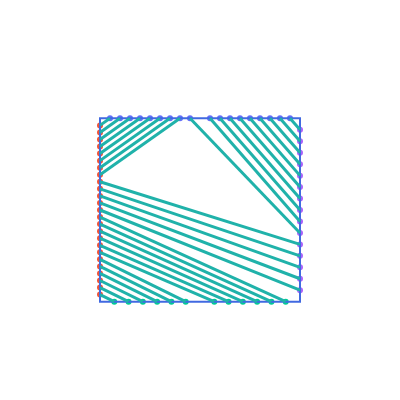
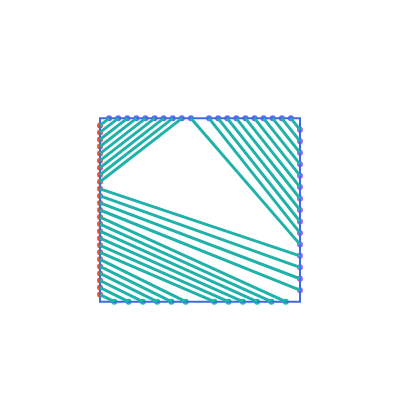
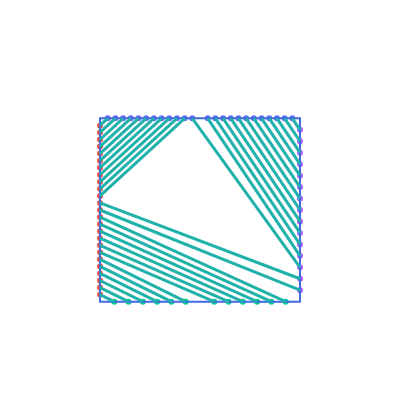

The code cell stored with these charts, in order, in its notebook:
### Code cell
b,r = ri(1,10), ri(1,10)
print(b,r)
seq = []
for t in range(1, 2*(b+r)+2):
    try:
        sqr = Square([t,b+r-1,b,r])
        num = cc(sqr)
        if len(seq) > 0 and num != seq[-1]:
            print(seq[-1], num)
            sqr.graphic().show() 
    except: 
        num = 0
    seq += [ num ]
print(seq)

### Figure 1 — Plotly figure (JSON) as saved in the notebook; plotly's stock layout.template omitted (floating-point values rounded to 4 significant figures)
{"data": [{"mode": "markers", "type": "scatter", "x": [-9, -8, -7, -6, -5, -4, -3, -2, -1, 1, 2, 3, 4, 5, 6, 7, 8, 9], "y": [10, 10, 10, 10, 10, 10, 10, 10, 10, 10, 10, 10, 10, 10, 10, 10, 10, 10]}, {"mode": "markers", "type": "scatter", "x": [-10, -10, -10, -10, -10, -10, -10, -10, -10, -10, -10, -10, -10, -10, -10, -10, -10, -10, -10, -10, -10, -10, -10, -10, -10], "y": [9.231, 8.462, 7.692, 6.923, 6.154, 5.385, 4.615, 3.846, 3.077, 2.308, 1.538, 0.7692, 0, -0.7692, -1.538, -2.308, -3.077, -3.846, -4.615, -5.385, -6.154, -6.923, -7.692, -8.462, -9.231]}, {"mode": "markers", "type": "scatter", "x": [-8.571, -7.143, -5.714, -4.286, -2.857, -1.429, 1.429, 2.857, 4.286, 5.714, 7.143, 8.571], "y": [-10, -10, -10, -10, -10, -10, -10, -10, -10, -10, -10, -10]}, {"mode": "markers", "type": "scatter", "x": [10, 10, 10, 10, 10, 10, 10, 10, 10, 10, 10, 10, 10, 10, 10], "y": [-8.75, -7.5, -6.25, -5, -3.75, -2.5, -1.25, 0, 1.25, 2.5, 3.75, 5, 6.25, 7.5, 8.75]}], "layout": {"height": 400, "plot_bgcolor": "white", "shapes": [{"line": {"color": "RoyalBlue"}, "type": "rect", "x0": 10, "x1": -10, "y0": 10, "y1": -10}, {"line": {"color": "LightSeaGreen", "width": 3}, "type": "line", "x0": -9, "x1": -10, "y0": 10, "y1": 9.231}, {"line": {"color": "LightSeaGreen", "width": 3}, "type": "line", "x0": -8, "x1": -10, "y0": 10, "y1": 8.462}, {"line": {"color": "LightSeaGreen", "width": 3}, "type": "line", "x0": -7, "x1": -10, "y0": 10, "y1": 7.692}, {"line": {"color": "LightSeaGreen", "width": 3}, "type": "line", "x0": -6, "x1": -10, "y0": 10, "y1": 6.923}, {"line": {"color": "LightSeaGreen", "width": 3}, "type": "line", "x0": -5, "x1": -10, "y0": 10, "y1": 6.154}, {"line": {"color": "LightSeaGreen", "width": 3}, "type": "line", "x0": -4, "x1": -10, "y0": 10, "y1": 5.385}, {"line": {"color": "LightSeaGreen", "width": 3}, "type": "line", "x0": -3, "x1": -10, "y0": 10, "y1": 4.615}, {"line": {"color": "LightSeaGreen", "width": 3}, "type": "line", "x0": -2, "x1": -10, "y0": 10, "y1": 3.846}, {"line": {"color": "LightSeaGreen", "width": 3}, "type": "line", "x0": -10, "x1": -8.571, "y0": -9.231, "y1": -10}, {"line": {"color": "LightSeaGreen", "width": 3}, "type": "line", "x0": -10, "x1": -7.143, "y0": -8.462, "y1": -10}, {"line": {"color": "LightSeaGreen", "width": 3}, "type": "line", "x0": -10, "x1": -5.714, "y0": -7.692, "y1": -10}, {"line": {"color": "LightSeaGreen", "width": 3}, "type": "line", "x0": -10, "x1": -4.286, "y0": -6.923, "y1": -10}, {"line": {"color": "LightSeaGreen", "width": 3}, "type": "line", "x0": -10, "x1": -2.857, "y0": -6.154, "y1": -10}, {"line": {"color": "LightSeaGreen", "width": 3}, "type": "line", "x0": -10, "x1": -1.429, "y0": -5.385, "y1": -10}, {"line": {"color": "LightSeaGreen", "width": 3}, "type": "line", "x0": -10, "x1": 1.429, "y0": -4.615, "y1": -10}, {"line": {"color": "LightSeaGreen", "width": 3}, "type": "line", "x0": -10, "x1": 2.857, "y0": -3.846, "y1": -10}, {"line": {"color": "LightSeaGreen", "width": 3}, "type": "line", "x0": -10, "x1": 4.286, "y0": -3.077, "y1": -10}, {"line": {"color": "LightSeaGreen", "width": 3}, "type": "line", "x0": -10, "x1": 5.714, "y0": -2.308, "y1": -10}, {"line": {"color": "LightSeaGreen", "width": 3}, "type": "line", "x0": -10, "x1": 7.143, "y0": -1.538, "y1": -10}, {"line": {"color": "LightSeaGreen", "width": 3}, "type": "line", "x0": -10, "x1": 8.571, "y0": -0.7692, "y1": -10}, {"line": {"color": "LightSeaGreen", "width": 3}, "type": "line", "x0": -10, "x1": 10, "y0": 0, "y1": -8.75}, {"line": {"color": "LightSeaGreen", "width": 3}, "type": "line", "x0": -10, "x1": 10, "y0": 0.7692, "y1": -7.5}, {"line": {"color": "LightSeaGreen", "width": 3}, "type": "line", "x0": -10, "x1": 10, "y0": 1.538, "y1": -6.25}, {"line": {"color": "LightSeaGreen", "width": 3}, "type": "line", "x0": -10, "x1": 10, "y0": 2.308, "y1": -5}, {"line": {"color": "LightSeaGreen", "width": 3}, "type": "line", "x0": -10, "x1": 10, "y0": 3.077, "y1": -3.75}, {"line": {"color": "LightSeaGreen", "width": 3}, "type": "line", "x0": -1, "x1": 10, "y0": 10, "y1": -2.5}, {"line": {"color": "LightSeaGreen", "width": 3}, "type": "line", "x0": 1, "x1": 10, "y0": 10, "y1": -1.25}, {"line": {"color": "LightSeaGreen", "width": 3}, "type": "line", "x0": 2, "x1": 10, "y0": 10, "y1": 0}, {"line": {"color": "LightSeaGreen", "width": 3}, "type": "line", "x0": 3, "x1": 10, "y0": 10, "y1": 1.25}, {"line": {"color": "LightSeaGreen", "width": 3}, "type": "line", "x0": 4, "x1": 10, "y0": 10, "y1": 2.5}, {"line": {"color": "LightSeaGreen", "width": 3}, "type": "line", "x0": 5, "x1": 10, "y0": 10, "y1": 3.75}, {"line": {"color": "LightSeaGreen", "width": 3}, "type": "line", "x0": 6, "x1": 10, "y0": 10, "y1": 5}, {"line": {"color": "LightSeaGreen", "width": 3}, "type": "line", "x0": 7, "x1": 10, "y0": 10, "y1": 6.25}, {"line": {"color": "LightSeaGreen", "width": 3}, "type": "line", "x0": 8, "x1": 10, "y0": 10, "y1": 7.5}, {"line": {"color": "LightSeaGreen", "width": 3}, "type": "line", "x0": 9, "x1": 10, "y0": 10, "y1": 8.75}], "showlegend": false, "width": 400, "xaxis": {"range": [-12, 12], "showgrid": false, "showticklabels": false, "type": "linear", "zeroline": false}, "yaxis": {"range": [-12, 12], "showgrid": false, "showticklabels": false, "type": "linear", "zeroline": false}}}

### Figure 2 — Plotly figure (JSON) as saved in the notebook; plotly's stock layout.template omitted (floating-point values rounded to 4 significant figures)
{"data": [{"mode": "markers", "type": "scatter", "x": [-9.091, -8.182, -7.273, -6.364, -5.455, -4.545, -3.636, -2.727, -1.818, -0.9091, 0.9091, 1.818, 2.727, 3.636, 4.545, 5.455, 6.364, 7.273, 8.182, 9.091], "y": [10, 10, 10, 10, 10, 10, 10, 10, 10, 10, 10, 10, 10, 10, 10, 10, 10, 10, 10, 10]}, {"mode": "markers", "type": "scatter", "x": [-10, -10, -10, -10, -10, -10, -10, -10, -10, -10, -10, -10, -10, -10, -10, -10, -10, -10, -10, -10, -10, -10, -10, -10, -10], "y": [9.231, 8.462, 7.692, 6.923, 6.154, 5.385, 4.615, 3.846, 3.077, 2.308, 1.538, 0.7692, 0, -0.7692, -1.538, -2.308, -3.077, -3.846, -4.615, -5.385, -6.154, -6.923, -7.692, -8.462, -9.231]}, {"mode": "markers", "type": "scatter", "x": [-8.571, -7.143, -5.714, -4.286, -2.857, -1.429, 1.429, 2.857, 4.286, 5.714, 7.143, 8.571], "y": [-10, -10, -10, -10, -10, -10, -10, -10, -10, -10, -10, -10]}, {"mode": "markers", "type": "scatter", "x": [10, 10, 10, 10, 10, 10, 10, 10, 10, 10, 10, 10, 10, 10, 10], "y": [-8.75, -7.5, -6.25, -5, -3.75, -2.5, -1.25, 0, 1.25, 2.5, 3.75, 5, 6.25, 7.5, 8.75]}], "layout": {"height": 400, "plot_bgcolor": "white", "shapes": [{"line": {"color": "RoyalBlue"}, "type": "rect", "x0": 10, "x1": -10, "y0": 10, "y1": -10}, {"line": {"color": "LightSeaGreen", "width": 3}, "type": "line", "x0": -9.091, "x1": -10, "y0": 10, "y1": 9.231}, {"line": {"color": "LightSeaGreen", "width": 3}, "type": "line", "x0": -8.182, "x1": -10, "y0": 10, "y1": 8.462}, {"line": {"color": "LightSeaGreen", "width": 3}, "type": "line", "x0": -7.273, "x1": -10, "y0": 10, "y1": 7.692}, {"line": {"color": "LightSeaGreen", "width": 3}, "type": "line", "x0": -6.364, "x1": -10, "y0": 10, "y1": 6.923}, {"line": {"color": "LightSeaGreen", "width": 3}, "type": "line", "x0": -5.455, "x1": -10, "y0": 10, "y1": 6.154}, {"line": {"color": "LightSeaGreen", "width": 3}, "type": "line", "x0": -4.545, "x1": -10, "y0": 10, "y1": 5.385}, {"line": {"color": "LightSeaGreen", "width": 3}, "type": "line", "x0": -3.636, "x1": -10, "y0": 10, "y1": 4.615}, {"line": {"color": "LightSeaGreen", "width": 3}, "type": "line", "x0": -2.727, "x1": -10, "y0": 10, "y1": 3.846}, {"line": {"color": "LightSeaGreen", "width": 3}, "type": "line", "x0": -1.818, "x1": -10, "y0": 10, "y1": 3.077}, {"line": {"color": "LightSeaGreen", "width": 3}, "type": "line", "x0": -10, "x1": -8.571, "y0": -9.231, "y1": -10}, {"line": {"color": "LightSeaGreen", "width": 3}, "type": "line", "x0": -10, "x1": -7.143, "y0": -8.462, "y1": -10}, {"line": {"color": "LightSeaGreen", "width": 3}, "type": "line", "x0": -10, "x1": -5.714, "y0": -7.692, "y1": -10}, {"line": {"color": "LightSeaGreen", "width": 3}, "type": "line", "x0": -10, "x1": -4.286, "y0": -6.923, "y1": -10}, {"line": {"color": "LightSeaGreen", "width": 3}, "type": "line", "x0": -10, "x1": -2.857, "y0": -6.154, "y1": -10}, {"line": {"color": "LightSeaGreen", "width": 3}, "type": "line", "x0": -10, "x1": -1.429, "y0": -5.385, "y1": -10}, {"line": {"color": "LightSeaGreen", "width": 3}, "type": "line", "x0": -10, "x1": 1.429, "y0": -4.615, "y1": -10}, {"line": {"color": "LightSeaGreen", "width": 3}, "type": "line", "x0": -10, "x1": 2.857, "y0": -3.846, "y1": -10}, {"line": {"color": "LightSeaGreen", "width": 3}, "type": "line", "x0": -10, "x1": 4.286, "y0": -3.077, "y1": -10}, {"line": {"color": "LightSeaGreen", "width": 3}, "type": "line", "x0": -10, "x1": 5.714, "y0": -2.308, "y1": -10}, {"line": {"color": "LightSeaGreen", "width": 3}, "type": "line", "x0": -10, "x1": 7.143, "y0": -1.538, "y1": -10}, {"line": {"color": "LightSeaGreen", "width": 3}, "type": "line", "x0": -10, "x1": 8.571, "y0": -0.7692, "y1": -10}, {"line": {"color": "LightSeaGreen", "width": 3}, "type": "line", "x0": -10, "x1": 10, "y0": 0, "y1": -8.75}, {"line": {"color": "LightSeaGreen", "width": 3}, "type": "line", "x0": -10, "x1": 10, "y0": 0.7692, "y1": -7.5}, {"line": {"color": "LightSeaGreen", "width": 3}, "type": "line", "x0": -10, "x1": 10, "y0": 1.538, "y1": -6.25}, {"line": {"color": "LightSeaGreen", "width": 3}, "type": "line", "x0": -10, "x1": 10, "y0": 2.308, "y1": -5}, {"line": {"color": "LightSeaGreen", "width": 3}, "type": "line", "x0": -0.9091, "x1": 10, "y0": 10, "y1": -3.75}, {"line": {"color": "LightSeaGreen", "width": 3}, "type": "line", "x0": 0.9091, "x1": 10, "y0": 10, "y1": -2.5}, {"line": {"color": "LightSeaGreen", "width": 3}, "type": "line", "x0": 1.818, "x1": 10, "y0": 10, "y1": -1.25}, {"line": {"color": "LightSeaGreen", "width": 3}, "type": "line", "x0": 2.727, "x1": 10, "y0": 10, "y1": 0}, {"line": {"color": "LightSeaGreen", "width": 3}, "type": "line", "x0": 3.636, "x1": 10, "y0": 10, "y1": 1.25}, {"line": {"color": "LightSeaGreen", "width": 3}, "type": "line", "x0": 4.545, "x1": 10, "y0": 10, "y1": 2.5}, {"line": {"color": "LightSeaGreen", "width": 3}, "type": "line", "x0": 5.455, "x1": 10, "y0": 10, "y1": 3.75}, {"line": {"color": "LightSeaGreen", "width": 3}, "type": "line", "x0": 6.364, "x1": 10, "y0": 10, "y1": 5}, {"line": {"color": "LightSeaGreen", "width": 3}, "type": "line", "x0": 7.273, "x1": 10, "y0": 10, "y1": 6.25}, {"line": {"color": "LightSeaGreen", "width": 3}, "type": "line", "x0": 8.182, "x1": 10, "y0": 10, "y1": 7.5}, {"line": {"color": "LightSeaGreen", "width": 3}, "type": "line", "x0": 9.091, "x1": 10, "y0": 10, "y1": 8.75}], "showlegend": false, "width": 400, "xaxis": {"range": [-12, 12], "showgrid": false, "showticklabels": false, "type": "linear", "zeroline": false}, "yaxis": {"range": [-12, 12], "showgrid": false, "showticklabels": false, "type": "linear", "zeroline": false}}}

### Figure 3 — Plotly figure (JSON) as saved in the notebook; plotly's stock layout.template omitted (floating-point values rounded to 4 significant figures)
{"data": [{"mode": "markers", "type": "scatter", "x": [-9.231, -8.462, -7.692, -6.923, -6.154, -5.385, -4.615, -3.846, -3.077, -2.308, -1.538, -0.7692, 0.7692, 1.538, 2.308, 3.077, 3.846, 4.615, 5.385, 6.154, 6.923, 7.692, 8.462, 9.231], "y": [10, 10, 10, 10, 10, 10, 10, 10, 10, 10, 10, 10, 10, 10, 10, 10, 10, 10, 10, 10, 10, 10, 10, 10]}, {"mode": "markers", "type": "scatter", "x": [-10, -10, -10, -10, -10, -10, -10, -10, -10, -10, -10, -10, -10, -10, -10, -10, -10, -10, -10, -10, -10, -10, -10, -10, -10], "y": [9.231, 8.462, 7.692, 6.923, 6.154, 5.385, 4.615, 3.846, 3.077, 2.308, 1.538, 0.7692, 0, -0.7692, -1.538, -2.308, -3.077, -3.846, -4.615, -5.385, -6.154, -6.923, -7.692, -8.462, -9.231]}, {"mode": "markers", "type": "scatter", "x": [-8.571, -7.143, -5.714, -4.286, -2.857, -1.429, 1.429, 2.857, 4.286, 5.714, 7.143, 8.571], "y": [-10, -10, -10, -10, -10, -10, -10, -10, -10, -10, -10, -10]}, {"mode": "markers", "type": "scatter", "x": [10, 10, 10, 10, 10, 10, 10, 10, 10, 10, 10, 10, 10, 10, 10], "y": [-8.75, -7.5, -6.25, -5, -3.75, -2.5, -1.25, 0, 1.25, 2.5, 3.75, 5, 6.25, 7.5, 8.75]}], "layout": {"height": 400, "plot_bgcolor": "white", "shapes": [{"line": {"color": "RoyalBlue"}, "type": "rect", "x0": 10, "x1": -10, "y0": 10, "y1": -10}, {"line": {"color": "LightSeaGreen", "width": 3}, "type": "line", "x0": -9.231, "x1": -10, "y0": 10, "y1": 9.231}, {"line": {"color": "LightSeaGreen", "width": 3}, "type": "line", "x0": -8.462, "x1": -10, "y0": 10, "y1": 8.462}, {"line": {"color": "LightSeaGreen", "width": 3}, "type": "line", "x0": -7.692, "x1": -10, "y0": 10, "y1": 7.692}, {"line": {"color": "LightSeaGreen", "width": 3}, "type": "line", "x0": -6.923, "x1": -10, "y0": 10, "y1": 6.923}, {"line": {"color": "LightSeaGreen", "width": 3}, "type": "line", "x0": -6.154, "x1": -10, "y0": 10, "y1": 6.154}, {"line": {"color": "LightSeaGreen", "width": 3}, "type": "line", "x0": -5.385, "x1": -10, "y0": 10, "y1": 5.385}, {"line": {"color": "LightSeaGreen", "width": 3}, "type": "line", "x0": -4.615, "x1": -10, "y0": 10, "y1": 4.615}, {"line": {"color": "LightSeaGreen", "width": 3}, "type": "line", "x0": -3.846, "x1": -10, "y0": 10, "y1": 3.846}, {"line": {"color": "LightSeaGreen", "width": 3}, "type": "line", "x0": -3.077, "x1": -10, "y0": 10, "y1": 3.077}, {"line": {"color": "LightSeaGreen", "width": 3}, "type": "line", "x0": -2.308, "x1": -10, "y0": 10, "y1": 2.308}, {"line": {"color": "LightSeaGreen", "width": 3}, "type": "line", "x0": -1.538, "x1": -10, "y0": 10, "y1": 1.538}, {"line": {"color": "LightSeaGreen", "width": 3}, "type": "line", "x0": -10, "x1": -8.571, "y0": -9.231, "y1": -10}, {"line": {"color": "LightSeaGreen", "width": 3}, "type": "line", "x0": -10, "x1": -7.143, "y0": -8.462, "y1": -10}, {"line": {"color": "LightSeaGreen", "width": 3}, "type": "line", "x0": -10, "x1": -5.714, "y0": -7.692, "y1": -10}, {"line": {"color": "LightSeaGreen", "width": 3}, "type": "line", "x0": -10, "x1": -4.286, "y0": -6.923, "y1": -10}, {"line": {"color": "LightSeaGreen", "width": 3}, "type": "line", "x0": -10, "x1": -2.857, "y0": -6.154, "y1": -10}, {"line": {"color": "LightSeaGreen", "width": 3}, "type": "line", "x0": -10, "x1": -1.429, "y0": -5.385, "y1": -10}, {"line": {"color": "LightSeaGreen", "width": 3}, "type": "line", "x0": -10, "x1": 1.429, "y0": -4.615, "y1": -10}, {"line": {"color": "LightSeaGreen", "width": 3}, "type": "line", "x0": -10, "x1": 2.857, "y0": -3.846, "y1": -10}, {"line": {"color": "LightSeaGreen", "width": 3}, "type": "line", "x0": -10, "x1": 4.286, "y0": -3.077, "y1": -10}, {"line": {"color": "LightSeaGreen", "width": 3}, "type": "line", "x0": -10, "x1": 5.714, "y0": -2.308, "y1": -10}, {"line": {"color": "LightSeaGreen", "width": 3}, "type": "line", "x0": -10, "x1": 7.143, "y0": -1.538, "y1": -10}, {"line": {"color": "LightSeaGreen", "width": 3}, "type": "line", "x0": -10, "x1": 8.571, "y0": -0.7692, "y1": -10}, {"line": {"color": "LightSeaGreen", "width": 3}, "type": "line", "x0": -10, "x1": 10, "y0": 0, "y1": -8.75}, {"line": {"color": "LightSeaGreen", "width": 3}, "type": "line", "x0": -10, "x1": 10, "y0": 0.7692, "y1": -7.5}, {"line": {"color": "LightSeaGreen", "width": 3}, "type": "line", "x0": -0.7692, "x1": 10, "y0": 10, "y1": -6.25}, {"line": {"color": "LightSeaGreen", "width": 3}, "type": "line", "x0": 0.7692, "x1": 10, "y0": 10, "y1": -5}, {"line": {"color": "LightSeaGreen", "width": 3}, "type": "line", "x0": 1.538, "x1": 10, "y0": 10, "y1": -3.75}, {"line": {"color": "LightSeaGreen", "width": 3}, "type": "line", "x0": 2.308, "x1": 10, "y0": 10, "y1": -2.5}, {"line": {"color": "LightSeaGreen", "width": 3}, "type": "line", "x0": 3.077, "x1": 10, "y0": 10, "y1": -1.25}, {"line": {"color": "LightSeaGreen", "width": 3}, "type": "line", "x0": 3.846, "x1": 10, "y0": 10, "y1": 0}, {"line": {"color": "LightSeaGreen", "width": 3}, "type": "line", "x0": 4.615, "x1": 10, "y0": 10, "y1": 1.25}, {"line": {"color": "LightSeaGreen", "width": 3}, "type": "line", "x0": 5.385, "x1": 10, "y0": 10, "y1": 2.5}, {"line": {"color": "LightSeaGreen", "width": 3}, "type": "line", "x0": 6.154, "x1": 10, "y0": 10, "y1": 3.75}, {"line": {"color": "LightSeaGreen", "width": 3}, "type": "line", "x0": 6.923, "x1": 10, "y0": 10, "y1": 5}, {"line": {"color": "LightSeaGreen", "width": 3}, "type": "line", "x0": 7.692, "x1": 10, "y0": 10, "y1": 6.25}, {"line": {"color": "LightSeaGreen", "width": 3}, "type": "line", "x0": 8.462, "x1": 10, "y0": 10, "y1": 7.5}, {"line": {"color": "LightSeaGreen", "width": 3}, "type": "line", "x0": 9.231, "x1": 10, "y0": 10, "y1": 8.75}], "showlegend": false, "width": 400, "xaxis": {"range": [-12, 12], "showgrid": false, "showticklabels": false, "type": "linear", "zeroline": false}, "yaxis": {"range": [-12, 12], "showgrid": false, "showticklabels": false, "type": "linear", "zeroline": false}}}
